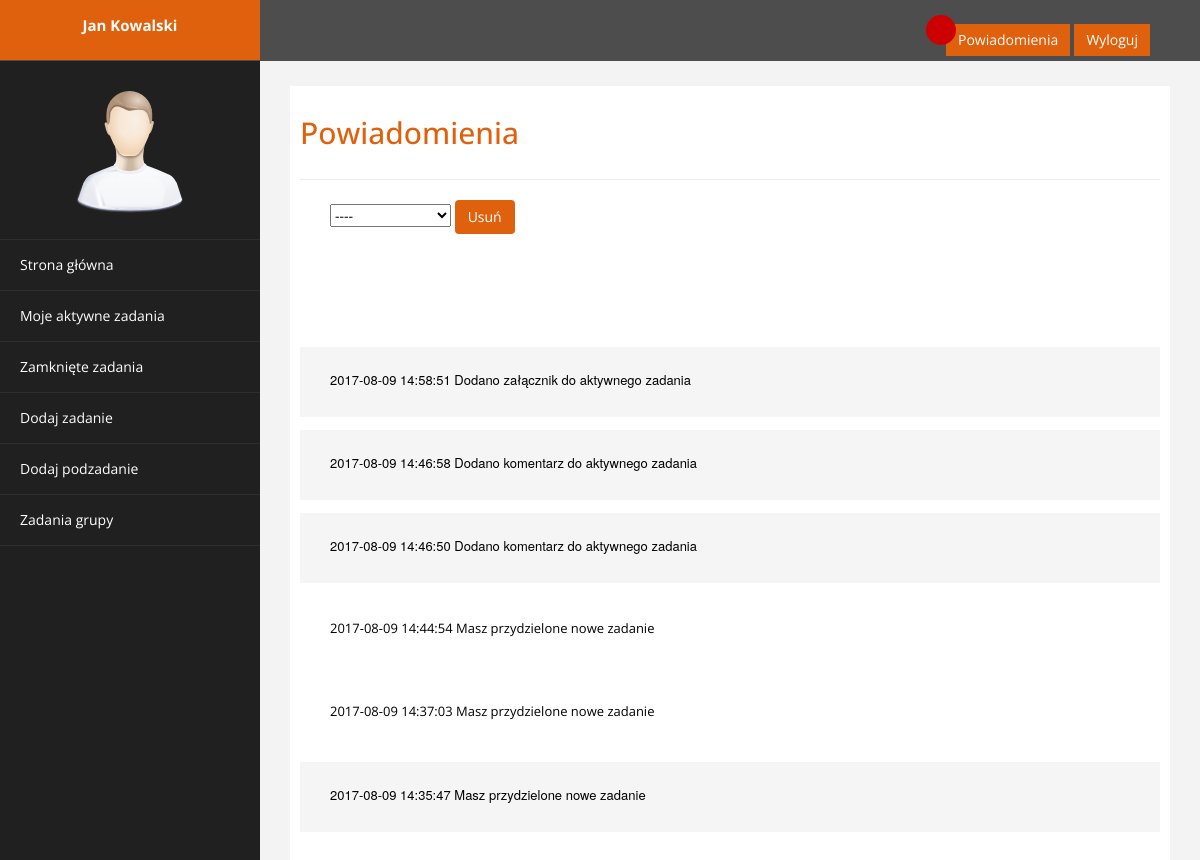
Screenshot of /nots.php (signed in) with the database file from the repository.
### tables this page shows
CREATE TABLE `notifications` (
  `notification_ID` int(11) NOT NULL,
  `date` datetime NOT NULL,
  `task_ID` int(11) NOT NULL,
  `subtask_ID` int(11) DEFAULT NULL,
  `text` text NOT NULL
);

### database/dbinfo.php (called while the page is built, shortened)
<?php
        $db_subtask_tab = 'subtask';
                $db_subtask_id = 'subtask_ID';
                $db_subtask_taskid = 'task_ID';
                $db_subtask_userid = 'user_ID';
        $db_notifications_tab = 'notifications';
                $db_notifications_id = 'notification_ID';
                $db_notifications_date = 'date';
                $db_notifications_taskid = 'task_ID';
                $db_notifications_text = 'text';
        $db_nots_user_tab = 'nots_user';
                $db_nots_user_id = 'nots_ID';
                $db_nots_user_notificationid = 'notification_ID';
                $db_nots_user_userid = 'user_ID';
                $db_nots_user_readnots = 'read_nots';
?>

### nots.php (the view, shortened to what this page needs)
<!DOCTYPE html>
<html xmlns="http://www.w3.org/1999/xhtml">
<head>
    <link href="template/assets/css/bootstrap.css" rel="stylesheet" />
    <link href="template/assets/css/custom.css" rel="stylesheet" />
</head>
<body>
    <div id="wrapper">
        <nav class="navbar navbar-default navbar-cls-top " role="navigation" style="margin-bottom: 0">
            <div class="navbar-header">
                <a class="navbar-brand" href="main.php"><?php echo $_SESSION['fname']." ".$_SESSION['lname']?></a>
            </div>
    <div style="color: white;
    padding: 15px 50px 5px 50px;
    float: right;
    font-size: 16px;"> <div class="circle" id="circle"></div><a href="nots.php" class="btn btn-danger square-btn-adjust">Powiadomienia</a>
        <a href="logout.php" class="btn btn-danger square-btn-adjust">Wyloguj</a>
    </div>
        </nav>
                <nav class="navbar-default navbar-side" role="navigation">
            <div class="sidebar-collapse">
                <ul class="nav" id="main-menu">
				<li class="text-center">
                    <img src="template/assets/img/find_user.png" class="user-image img-responsive"/>
					</li>
                    <li>
                        <a  href="main.php" ><i "></i> Strona główna</a>
                    </li>
                    <li>
                        <a  href="tasks.php" ><i "></i> Moje aktywne zadania</a>
                    </li>
                    <li>
                        <a href="old_tasks.php" ><i "></i>Zamknięte zadania</a>
                    </li>
                   <?php
                   If ($_SESSION['function']=="2" ){
                      echo '<li>
                        <a  href="add_tasks.php"><i "></i> Dodaj zadanie</a>
                    </li>';
                      echo '<li>
                        <a  href="add_subtasks.php"><i "></i> Dodaj podzadanie</a>
                    </li>';
                       echo '<li><a href="team_tasks.php"><i "></i> Zadania grupy</a>
                    </li>';
                   }
                   ?>
                </ul>
            </div>
        </nav>
        <div id="page-wrapper" >
            <div id="page-inner">
                <div class="row">
                    <div class="col-md-12">
                     <h2>Powiadomienia</h2>
                       </div>
                     </div>
                 <hr />
                  <form action="delete_nots.php">
                  <select name="deletenots" style="margin-left: 30px">
                        <option value="----">----</option>
                  </select>
                      <button type="submit" value="delete">Usuń</button>
                  </form>
                 <br><br><br><br><br>
<?php
    require_once "database/dbinfo.php";
    $connection = db_connection();
        $sql = "SELECT $db_subtask_tab.$db_subtask_id,$db_notifications_tab.$db_notifications_taskid, $db_notifications_tab.$db_notifications_text ,$db_notifications_tab.$db_notifications_date, $db_nots_user_tab.$db_nots_user_id, $db_nots_user_tab.$db_nots_user_readnots "
                . "FROM $db_notifications_tab INNER JOIN $db_nots_user_tab ON $db_notifications_tab.$db_notifications_id = $db_nots_user_tab.$db_nots_user_notificationid "
                . "INNER JOIN $db_subtask_tab ON $db_notifications_tab.$db_notifications_taskid=$db_subtask_tab.$db_subtask_taskid "
                . "WHERE $db_nots_user_tab.$db_nots_user_userid=".$_SESSION['id']." AND $db_subtask_tab.$db_subtask_userid=".$_SESSION['id']." "
                . "ORDER BY $db_notifications_tab.$db_notifications_date DESC";
        $result = $connection->query($sql);
        while($row = $result->fetch_assoc()){
            if ($row[$db_nots_user_readnots]==0){
                echo "<div class='teamtask-form'>";
                echo "<p class='team-taskform'>";
                echo "<a  href='javascript:change_read($row[$db_nots_user_id],$row[$db_subtask_id], $row[$db_notifications_taskid])' style='color:black; text-decoration: none'>$row[$db_notifications_date]".'    '." $row[$db_notifications_text]</a>".'<br><br>';
                echo "</p>";
                echo "</div>";
            }else {
                echo "<p class='team-taskform'>";
                echo "<a href='tasks_all.php?sid=$row[$db_subtask_id]&tid=$row[$db_notifications_taskid]'  style='color:black; text-decoration: none'>$row[$db_notifications_date]".'    '." $row[$db_notifications_text]</a>".'<br><br>';
                echo "</p>";
                }
        }
?>
            </div>
        </div>
</body>
</html>

### template/assets/css/custom.css (style rules this page uses)
body { font-family: 'Open Sans', sans-serif; }
#wrapper { width: 100%; background:#202020; }
#page-wrapper { padding: 15px 15px; min-height: 600px; background:#F3F3F3; }
#page-inner { width:100%; margin:10px 20px 10px 0px; background-color:#fff!important; padding:10px; min-height:1200px; }
.text-center { text-align:center; }
h2 { color: #e0610d; }
.square-btn-adjust { border: 0px solid transparent; -webkit-border-radius: 0px; -moz-border-radius: 0px; border-radius: 0px; }
p { font-size:16px; line-height:25px; padding-top:20px; }
button { background-color: #e0610d !important; display: inline-block !important; padding: 6px 12px !important; margin-bottom: 0 !important; font-size: 14px !important; font-weight: normal !important; line-height: 1.42857143 !important; text-align: center !important; white-space: nowrap !important; vertical-align: middle !important; cursor: pointer !important; -webkit-user-select: none !important; -moz-user-select: none !important; -ms-user-select: none !important; user-select: none !important; background-image: none !important; border: 1px solid transparent !important; border-radius: 4px !important; color: #ffffff !important; }
.teamtask-form { width:100%; height:auto; border-color:#cecece !important; font-family: "Helvetica Neue", Helvetica, Arial, sans-serif; background-color: #f5f5f6; padding:10px, 10px, 10px, 10px; }
p.team-taskform { font-size: 13px; margin-left: 30px; }
.circle { width: 30px; height: 30px; background-color: #cc0000; border-radius: 100%; margin-left: -20px; margin-bottom: -21px; z-index: 1; position: relative; text-align: center; }
.user-image { margin: 25px auto; -webkit-border-radius: 10px; -moz-border-radius: 10px; border-radius: 10px; max-height:170px; max-width:170px; }
.navbar-cls-top .navbar-brand { color: #fff; background: #e0610d; width: 260px; text-align: center; height: 60px; font-size: 15px; font-weight: 700; }
.sidebar-collapse , .sidebar-collapse .nav { background:none; }
.sidebar-collapse .nav { padding:0; }
.sidebar-collapse .nav > li > a { color:#fff; background:#202020; text-shadow:none; }
.sidebar-collapse > .nav > li > a { padding:15px 10px; }
.sidebar-collapse > .nav > li { border-bottom: 1px solid rgba(107, 108, 109, 0.19); }
.navbar-side { border:none; background-color: #202020; }
.navbar-cls-top { background:#4D4D4D; border-bottom:none; }
.navbar-default { border:0px solid black; }
.navbar-header { background: #A70303; }
@media (min-width:768px) { #page-wrapper { margin: 0 0 0 260px; padding: 15px 30px; min-height: 1200px; } }
@media (min-width:768px) { .navbar-side { z-index: 1; position: absolute; width: 260px; } }
@media (min-width:768px) { .navbar { border-radius: 0px; } }

### rows the page displays
notifications: date "2017-08-09 14:58:51", text "Dodano załącznik do aktywnego zadania"
notifications: date "2017-08-09 14:46:58", text "Dodano komentarz do aktywnego zadania"
notifications: date "2017-08-09 14:46:50", text "Dodano komentarz do aktywnego zadania"
notifications: date "2017-08-09 14:44:54", text "Masz przydzielone nowe zadanie"
notifications: date "2017-08-09 14:37:03", text "Masz przydzielone nowe zadanie"
notifications: date "2017-08-09 14:35:47", text "Masz przydzielone nowe zadanie"

### other values shown
$_SESSION['fname'] "Jan"
$_SESSION['lname'] "Kowalski"
